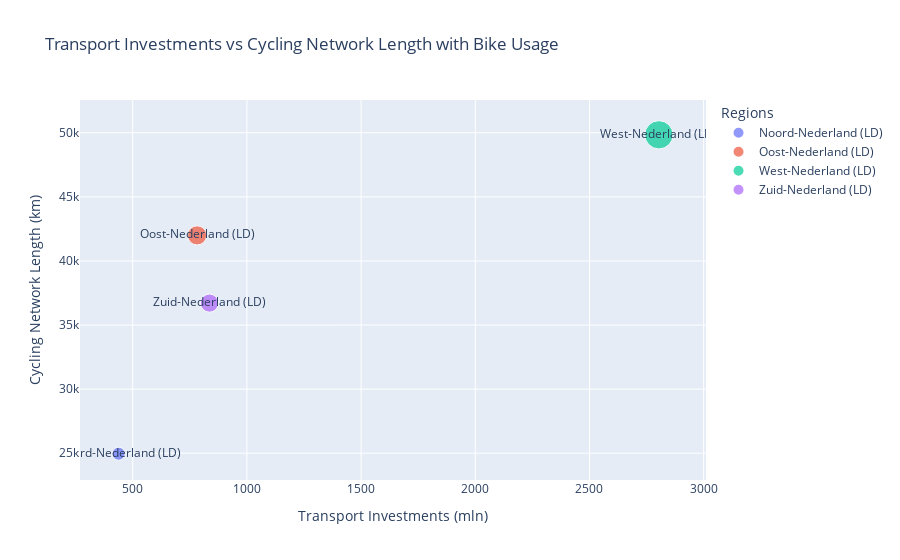

Notebook cell for this chart:
### Code cell
import pandas as pd
import plotly.express as px


file_investment = r'D:\Git\Python-project\Municipal_budgets__income_and_expenditures_by_region_and_size_class_14102024_204722.csv'
file_network = r'D:\Git\Python-project\Lengte_van_fietsnetwerk__fietswegkenmerken__regio__02112024_172141.csv'
file_travels = r'D:\Git\Python-project\Total_transport_performance_in_the_Netherlands__modes_of_travel_and_regions_14102024_194424.csv'
df_investment = pd.read_csv(file_investment, delimiter = ';')
df_network = pd.read_csv(file_network, delimiter = ';')
df_travels = pd.read_csv(file_travels, delimiter = ';')

df_investment = df_investment[['Total traffic, transportation and wate..', 'Regions']]
df_network = df_network[['Total cycle network length', 'Regions']]
df_bike_travels = df_travels[['Bike', 'Regions']]

df = pd.merge(df_investment, df_network, on = 'Regions')
df = pd.merge(df, df_bike_travels, on = 'Regions')

fig = px.scatter(
    df, 
    x='Total traffic, transportation and wate..', 
    y='Total cycle network length', 
    color='Regions',  
    size='Bike',
    title="Transport Investments vs Cycling Network Length with Bike Usage",
    labels={
        "Total traffic, transportation and wate..": "Transport Investments (mln)",
        "Total cycle network length": "Cycling Network Length (km)",
        "Regions": "Regions"
    },
    text='Regions'
)
fig.show()

### Figure 1 — Plotly figure (JSON) as saved in the notebook; plotly's stock layout.template omitted (floating-point values rounded to 4 significant figures)
{"data": [{"hovertemplate": "Regions=%{text}<br>Transport Investments (mln)=%{x}<br>Cycling Network Length (km)=%{y}<br>Bike=%{marker.size}<extra></extra>", "legendgroup": "Noord-Nederland (LD)", "marker": {"color": "#636efa", "size": [1.8], "sizemode": "area", "sizeref": 0.02125, "symbol": "circle"}, "mode": "markers+text", "name": "Noord-Nederland (LD)", "orientation": "v", "showlegend": true, "text": ["Noord-Nederland (LD)"], "type": "scatter", "x": [438], "xaxis": "x", "y": [24961], "yaxis": "y"}, {"hovertemplate": "Regions=%{text}<br>Transport Investments (mln)=%{x}<br>Cycling Network Length (km)=%{y}<br>Bike=%{marker.size}<extra></extra>", "legendgroup": "Oost-Nederland (LD)", "marker": {"color": "#EF553B", "size": [3.9], "sizemode": "area", "sizeref": 0.02125, "symbol": "circle"}, "mode": "markers+text", "name": "Oost-Nederland (LD)", "orientation": "v", "showlegend": true, "text": ["Oost-Nederland (LD)"], "type": "scatter", "x": [782], "xaxis": "x", "y": [42000.0], "yaxis": "y"}, {"hovertemplate": "Regions=%{text}<br>Transport Investments (mln)=%{x}<br>Cycling Network Length (km)=%{y}<br>Bike=%{marker.size}<extra></extra>", "legendgroup": "West-Nederland (LD)", "marker": {"color": "#00cc96", "size": [8.5], "sizemode": "area", "sizeref": 0.02125, "symbol": "circle"}, "mode": "markers+text", "name": "West-Nederland (LD)", "orientation": "v", "showlegend": true, "text": ["West-Nederland (LD)"], "type": "scatter", "x": [2804], "xaxis": "x", "y": [49840.0], "yaxis": "y"}, {"hovertemplate": "Regions=%{text}<br>Transport Investments (mln)=%{x}<br>Cycling Network Length (km)=%{y}<br>Bike=%{marker.size}<extra></extra>", "legendgroup": "Zuid-Nederland (LD)", "marker": {"color": "#ab63fa", "size": [3.5], "sizemode": "area", "sizeref": 0.02125, "symbol": "circle"}, "mode": "markers+text", "name": "Zuid-Nederland (LD)", "orientation": "v", "showlegend": true, "text": ["Zuid-Nederland (LD)"], "type": "scatter", "x": [836], "xaxis": "x", "y": [36710.0], "yaxis": "y"}], "layout": {"autosize": true, "legend": {"itemsizing": "constant", "title": {"text": "Regions"}, "tracegroupgap": 0}, "title": {"text": "Transport Investments vs Cycling Network Length with Bike Usage"}, "xaxis": {"anchor": "y", "autorange": true, "domain": [0, 1], "range": [278.0, 2993.0], "title": {"text": "Transport Investments (mln)"}, "type": "linear"}, "yaxis": {"anchor": "x", "autorange": true, "domain": [0, 1], "range": [22050.0, 54290.0], "title": {"text": "Cycling Network Length (km)"}, "type": "linear"}}}
